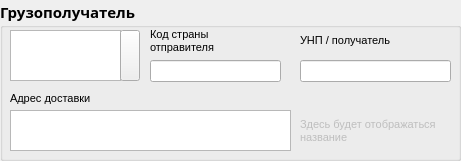
     <widget class="QGroupBox" name="groupBox_11">
      <property name="geometry">
       <rect>
        <x>490</x>
        <y>350</y>
        <width>461</width>
        <height>161</height>
       </rect>
      </property>
      <property name="font">
       <font>
        <family>Arial Black</family>
        <pointsize>11</pointsize>
        <bold>true</bold>
       </font>
      </property>
      <property name="title">
       <string>Грузополучатель</string>
      </property>
      <property name="flat">
       <bool>false</bool>
      </property>
      <widget class="QLabel" name="label_15">
       <property name="geometry">
        <rect>
         <x>150</x>
         <y>20</y>
         <width>101</width>
         <height>41</height>
        </rect>
       </property>
       <property name="font">
        <font>
         <family>MS Shell Dlg 2</family>
         <pointsize>8</pointsize>
         <bold>false</bold>
        </font>
       </property>
       <property name="text">
        <string>Код страны отправителя</string>
       </property>
       <property name="wordWrap">
        <bool>true</bool>
       </property>
      </widget>
      <widget class="QLabel" name="label_13">
       <property name="geometry">
        <rect>
         <x>10</x>
         <y>90</y>
         <width>131</width>
         <height>16</height>
        </rect>
       </property>
       <property name="font">
        <font>
         <family>MS Shell Dlg 2</family>
         <pointsize>8</pointsize>
         <bold>false</bold>
        </font>
       </property>
       <property name="text">
        <string>Адрес доставки</string>
       </property>
      </widget>
      <widget class="QLineEdit" name="lineEdit_9">
       <property name="geometry">
        <rect>
         <x>300</x>
         <y>60</y>
         <width>151</width>
         <height>22</height>
        </rect>
       </property>
       <property name="font">
        <font>
         <family>MS Shell Dlg 2</family>
         <pointsize>8</pointsize>
         <bold>false</bold>
        </font>
       </property>
      </widget>
      <widget class="QLabel" name="label_16">
       <property name="geometry">
        <rect>
         <x>300</x>
         <y>20</y>
         <width>91</width>
         <height>41</height>
        </rect>
       </property>
       <property name="font">
        <font>
         <family>MS Shell Dlg 2</family>
         <pointsize>8</pointsize>
         <bold>false</bold>
        </font>
       </property>
       <property name="text">
        <string>УНП / получатель</string>
       </property>
       <property name="wordWrap">
        <bool>true</bool>
       </property>
      </widget>
      <widget class="QLineEdit" name="lineEdit_10">
       <property name="geometry">
        <rect>
         <x>150</x>
         <y>60</y>
         <width>131</width>
         <height>22</height>
        </rect>
       </property>
       <property name="font">
        <font>
         <family>MS Shell Dlg 2</family>
         <pointsize>8</pointsize>
         <bold>false</bold>
        </font>
       </property>
      </widget>
      <widget class="QListWidget" name="listWidget_3">
       <property name="geometry">
        <rect>
         <x>10</x>
         <y>30</y>
         <width>111</width>
         <height>51</height>
        </rect>
       </property>
       <property name="font">
        <font>
         <family>MS Shell Dlg 2</family>
         <pointsize>8</pointsize>
         <bold>false</bold>
        </font>
       </property>
      </widget>
      <widget class="QPlainTextEdit" name="plainTextEdit_4">
       <property name="geometry">
        <rect>
         <x>10</x>
         <y>110</y>
         <width>281</width>
         <height>41</height>
        </rect>
       </property>
       <property name="font">
        <font>
         <family>MS Shell Dlg 2</family>
         <pointsize>8</pointsize>
         <bold>false</bold>
        </font>
       </property>
      </widget>
      <widget class="QPushButton" name="pushButton_5">
       <property name="geometry">
        <rect>
         <x>120</x>
         <y>30</y>
         <width>20</width>
         <height>51</height>
        </rect>
       </property>
       <property name="font">
        <font>
         <family>MS Shell Dlg 2</family>
         <pointsize>8</pointsize>
         <bold>false</bold>
        </font>
       </property>
       <property name="text">
        <string/>
       </property>
       <property name="icon">
        <iconset>
         <normalon>../pictures/plus.png</normalon>
        </iconset>
       </property>
       <property name="iconSize">
        <size>
         <width>15</width>
         <height>15</height>
        </size>
       </property>
      </widget>
      <widget class="QLabel" name="label_9">
       <property name="enabled">
        <bool>false</bool>
       </property>
       <property name="geometry">
        <rect>
         <x>300</x>
         <y>110</y>
         <width>151</width>
         <height>41</height>
        </rect>
       </property>
       <property name="font">
        <font>
         <family>MS Shell Dlg 2</family>
         <pointsize>8</pointsize>
         <bold>false</bold>
        </font>
       </property>
       <property name="text">
        <string>Здесь будет отображаться название</string>
       </property>
       <property name="wordWrap">
        <bool>true</bool>
       </property>
      </widget>
     </widget>
